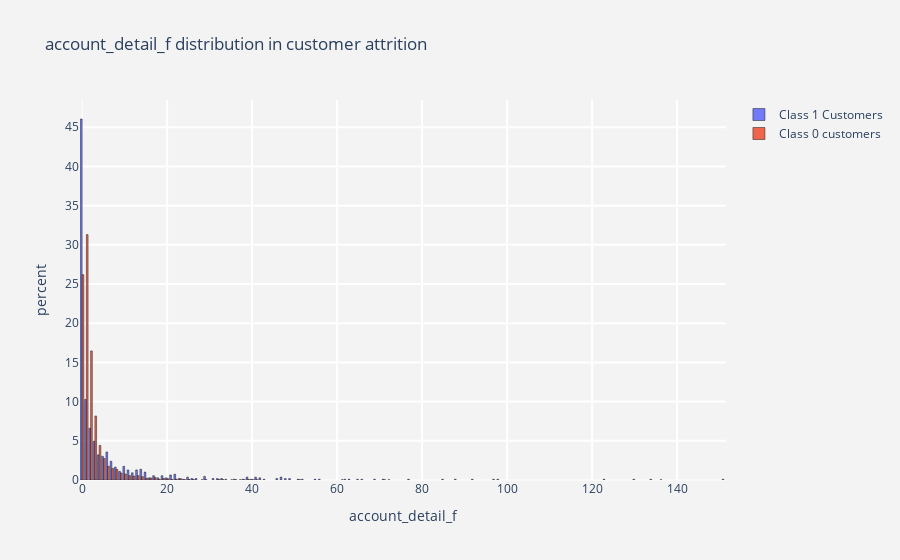
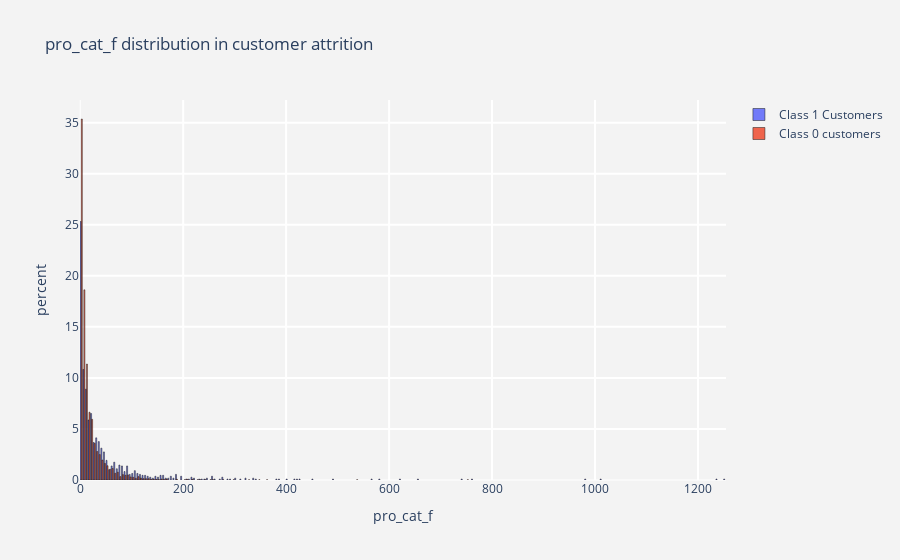
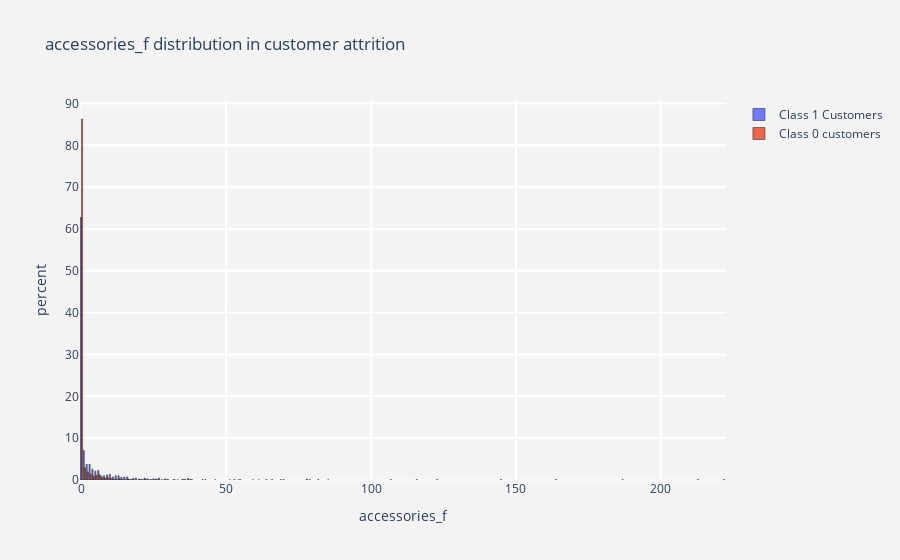
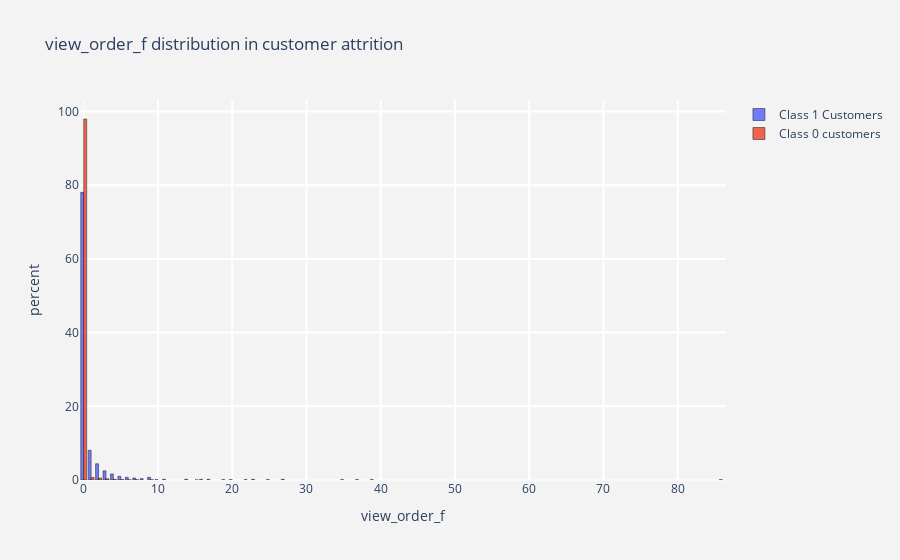

Notebook source saved alongside these figures, in order:
### Code cell
target1 = df[df[target] == 1]
target2 = df[df[target] == 0]

#for all categorical columns plot histogram    
for i in feauters:
    histogram(i)

### Figure 1 — Plotly figure (JSON) as saved in the notebook; plotly's stock layout.template omitted (floating-point values rounded to 4 significant figures; data arrays with more than 128 entries replaced by an {"elided": "..."} marker saying what was removed)
{"data": [{"histnorm": "percent", "marker": {"line": {"color": "black", "width": 0.5}}, "name": "Class 1 Customers", "opacity": 0.9, "type": "histogram", "x": {"elided": "1090 int values"}}, {"histnorm": "percent", "marker": {"line": {"color": "black", "width": 0.5}}, "name": "Class 0 customers", "opacity": 0.9, "type": "histogram", "x": {"elided": "3012 int values"}}], "layout": {"paper_bgcolor": "rgb(243,243,243)", "plot_bgcolor": "rgb(243,243,243)", "title": {"text": "account_detail_f distribution in customer attrition "}, "xaxis": {"gridcolor": "rgb(255, 255, 255)", "gridwidth": 2, "ticklen": 5, "title": {"text": "account_detail_f"}, "zerolinewidth": 1}, "yaxis": {"gridcolor": "rgb(255, 255, 255)", "gridwidth": 2, "ticklen": 5, "title": {"text": "percent"}, "zerolinewidth": 1}}}

### Figure 2 — Plotly figure (JSON) as saved in the notebook; plotly's stock layout.template omitted (floating-point values rounded to 4 significant figures; data arrays with more than 128 entries replaced by an {"elided": "..."} marker saying what was removed)
{"data": [{"histnorm": "percent", "marker": {"line": {"color": "black", "width": 0.5}}, "name": "Class 1 Customers", "opacity": 0.9, "type": "histogram", "x": {"elided": "1090 int values"}}, {"histnorm": "percent", "marker": {"line": {"color": "black", "width": 0.5}}, "name": "Class 0 customers", "opacity": 0.9, "type": "histogram", "x": {"elided": "3012 int values"}}], "layout": {"paper_bgcolor": "rgb(243,243,243)", "plot_bgcolor": "rgb(243,243,243)", "title": {"text": "pro_cat_f distribution in customer attrition "}, "xaxis": {"gridcolor": "rgb(255, 255, 255)", "gridwidth": 2, "ticklen": 5, "title": {"text": "pro_cat_f"}, "zerolinewidth": 1}, "yaxis": {"gridcolor": "rgb(255, 255, 255)", "gridwidth": 2, "ticklen": 5, "title": {"text": "percent"}, "zerolinewidth": 1}}}

### Figure 3 — Plotly figure (JSON) as saved in the notebook; plotly's stock layout.template omitted (floating-point values rounded to 4 significant figures; data arrays with more than 128 entries replaced by an {"elided": "..."} marker saying what was removed)
{"data": [{"histnorm": "percent", "marker": {"line": {"color": "black", "width": 0.5}}, "name": "Class 1 Customers", "opacity": 0.9, "type": "histogram", "x": {"elided": "1090 int values"}}, {"histnorm": "percent", "marker": {"line": {"color": "black", "width": 0.5}}, "name": "Class 0 customers", "opacity": 0.9, "type": "histogram", "x": {"elided": "3012 int values"}}], "layout": {"paper_bgcolor": "rgb(243,243,243)", "plot_bgcolor": "rgb(243,243,243)", "title": {"text": "accessories_f distribution in customer attrition "}, "xaxis": {"gridcolor": "rgb(255, 255, 255)", "gridwidth": 2, "ticklen": 5, "title": {"text": "accessories_f"}, "zerolinewidth": 1}, "yaxis": {"gridcolor": "rgb(255, 255, 255)", "gridwidth": 2, "ticklen": 5, "title": {"text": "percent"}, "zerolinewidth": 1}}}

### Figure 4 — Plotly figure (JSON) as saved in the notebook; plotly's stock layout.template omitted (floating-point values rounded to 4 significant figures; data arrays with more than 128 entries replaced by an {"elided": "..."} marker saying what was removed)
{"data": [{"histnorm": "percent", "marker": {"line": {"color": "black", "width": 0.5}}, "name": "Class 1 Customers", "opacity": 0.9, "type": "histogram", "x": {"elided": "1090 int values"}}, {"histnorm": "percent", "marker": {"line": {"color": "black", "width": 0.5}}, "name": "Class 0 customers", "opacity": 0.9, "type": "histogram", "x": {"elided": "3012 int values"}}], "layout": {"paper_bgcolor": "rgb(243,243,243)", "plot_bgcolor": "rgb(243,243,243)", "title": {"text": "view_order_f distribution in customer attrition "}, "xaxis": {"gridcolor": "rgb(255, 255, 255)", "gridwidth": 2, "ticklen": 5, "title": {"text": "view_order_f"}, "zerolinewidth": 1}, "yaxis": {"gridcolor": "rgb(255, 255, 255)", "gridwidth": 2, "ticklen": 5, "title": {"text": "percent"}, "zerolinewidth": 1}}}
